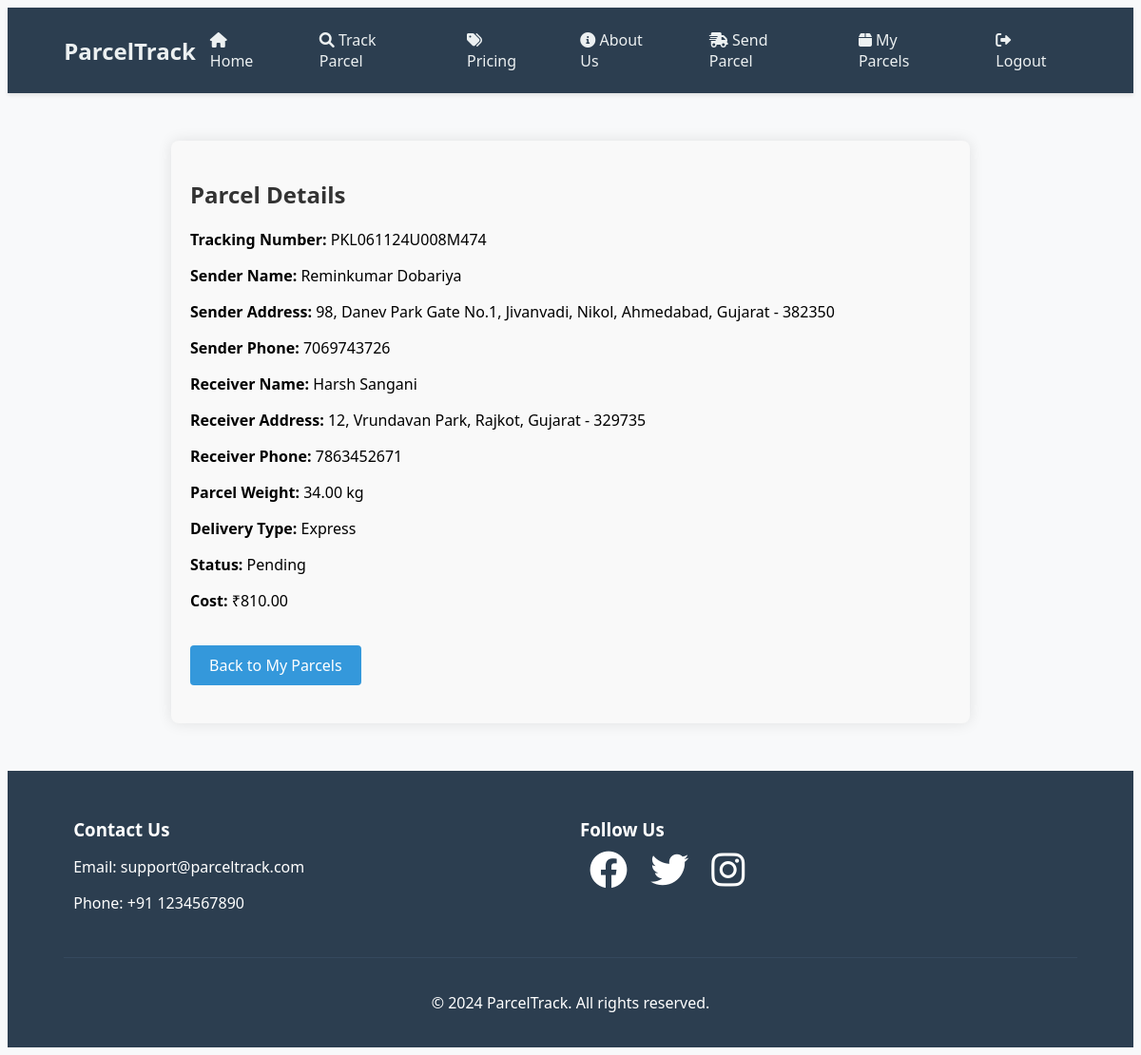
Page /parcel_details.php?tracking_number=PKL061124U008M474 (signed in) on the committed database.
### tables this page shows
CREATE TABLE `parcels` (
  `id` int(11) NOT NULL,
  `user_id` int(11) DEFAULT NULL,
  `tracking_number` varchar(255) NOT NULL,
  `sender_name` varchar(255) NOT NULL,
  `sender_street` varchar(255) NOT NULL,
  `sender_city` varchar(255) NOT NULL,
  `sender_state` varchar(255) NOT NULL,
  `sender_zip` varchar(10) NOT NULL,
  `sender_phone` varchar(15) NOT NULL,
  `receiver_name` varchar(255) NOT NULL,
  `receiver_street` varchar(255) NOT NULL,
  `receiver_city` varchar(255) NOT NULL,
  `receiver_state` varchar(255) NOT NULL,
  `receiver_zip` varchar(10) NOT NULL,
  `receiver_phone` varchar(15) NOT NULL,
  `parcel_weight` decimal(5,2) NOT NULL,
  `delivery_type` enum('Standard','Express') NOT NULL,
  `status` enum('Pending','Sent','Delivered') NOT NULL,
  `created_at` timestamp NOT NULL DEFAULT current_timestamp(),
  `cost` decimal(10,2) NOT NULL
);

### parcel_details.php (the view, shortened to what this page needs)
<?php
require_once 'config.php';
require_once 'header.php';
$tracking_number = $_GET['tracking_number'];
$stmt = $conn->prepare("SELECT * FROM parcels WHERE tracking_number = ? AND user_id = ?");
$user_id = $_SESSION['user_id'];
$stmt->bind_param("si", $tracking_number, $user_id);
if (!$stmt->execute()) {
    die("Error executing query: " . $stmt->error);
}
$parcel = $stmt->get_result()->fetch_assoc();
?>
<div class="parcel-detail">
    <h2>Parcel Details</h2>
    <p><strong>Tracking Number:</strong> <?php echo htmlspecialchars($parcel['tracking_number']); ?></p>
    <p><strong>Sender Name:</strong> <?php echo htmlspecialchars($parcel['sender_name']); ?></p>
    <p><strong>Sender Address:</strong> <?php echo htmlspecialchars($parcel['sender_street'] . ', ' . $parcel['sender_city'] . ', ' . $parcel['sender_state'] . ' - ' . $parcel['sender_zip']); ?></p>
    <p><strong>Sender Phone:</strong> <?php echo htmlspecialchars($parcel['sender_phone']); ?></p>
    <p><strong>Receiver Name:</strong> <?php echo htmlspecialchars($parcel['receiver_name']); ?></p>
    <p><strong>Receiver Address:</strong> <?php echo htmlspecialchars($parcel['receiver_street'] . ', ' . $parcel['receiver_city'] . ', ' . $parcel['receiver_state'] . ' - ' . $parcel['receiver_zip']); ?></p>
    <p><strong>Receiver Phone:</strong> <?php echo htmlspecialchars($parcel['receiver_phone']); ?></p>
    <p><strong>Parcel Weight:</strong> <?php echo htmlspecialchars($parcel['parcel_weight']); ?> kg</p>
    <p><strong>Delivery Type:</strong> <?php echo htmlspecialchars($parcel['delivery_type']); ?></p>
    <p><strong>Status:</strong> <?php echo htmlspecialchars($parcel['status']); ?></p>
    <p><strong>Cost:</strong> ₹<?php echo htmlspecialchars($parcel['cost']); ?></p>
    <a href="my_parcel.php" class="back-button">Back to My Parcels</a>
</div>
<?php require_once 'footer.php'; ?>

### header.php (style rules this page uses)
:root { --primary-color: #2c3e50; --secondary-color: #34495e; --accent-color: #3498db; --text-light: #ecf0f1; --text-dark: #2c3e50; --background-light: #f8f9fa; --shadow: 0 2px 4px rgba(0, 0, 0, 0.1); }
body { background-color: var(--background-light); font-family: 'Segoe UI', Arial, sans-serif; }

### parcel_details.php (style rules this page uses)
.parcel-detail { max-width: 800px; margin: 50px auto; padding: 20px; background: #f9f9f9; border-radius: 8px; box-shadow: 0 0 15px rgba(0, 0, 0, 0.1); }
h2 { color: #333; }
.back-button { display: inline-block; margin: 20px 0; padding: 10px 20px; background-color: #3498db; color: white; border: none; border-radius: 4px; text-decoration: none; font-weight: 500; cursor: pointer; }

### rows in the picture
parcels: tracking_number "PKL061124U008M474", sender_name "Reminkumar Dobariya", sender_street+sender_city+sender_state "98, Danev Park Gate No.1, Jivanvadi, Nikol, Ahmedabad, Gujarat - 382350", sender_phone "7069743726", receiver_name "Harsh Sangani", receiver_street+receiver_city+receiver_state "12, Vrundavan Park, Rajkot, Gujarat - 329735", receiver_phone "7863452671", parcel_weight "34.00", delivery_type "Express", status "Pending", cost "810.00"
